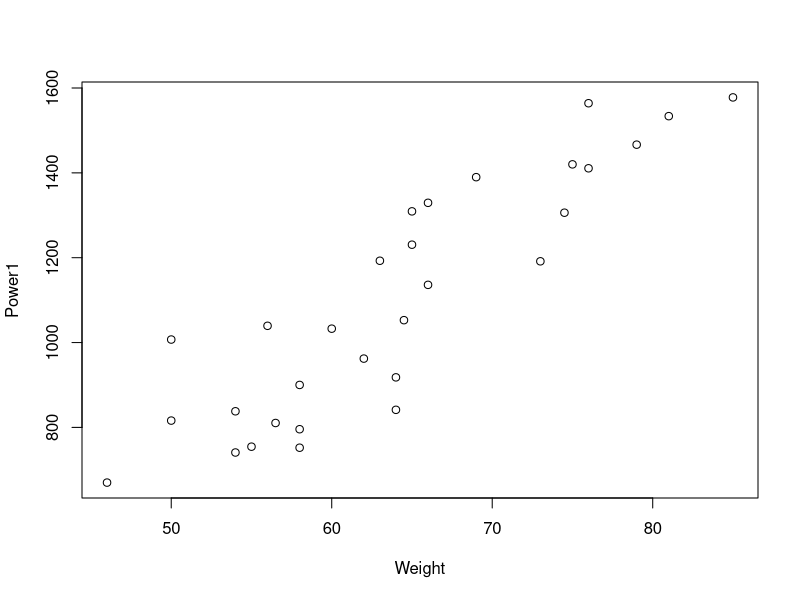
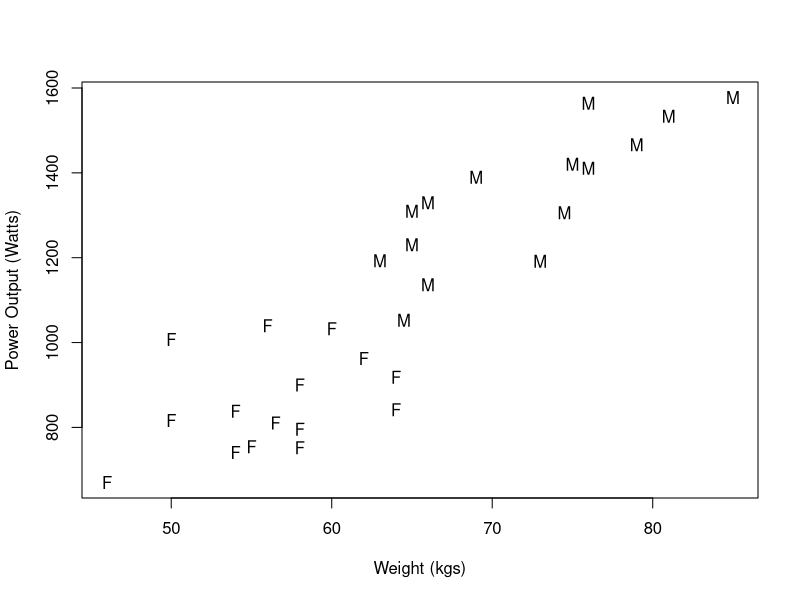
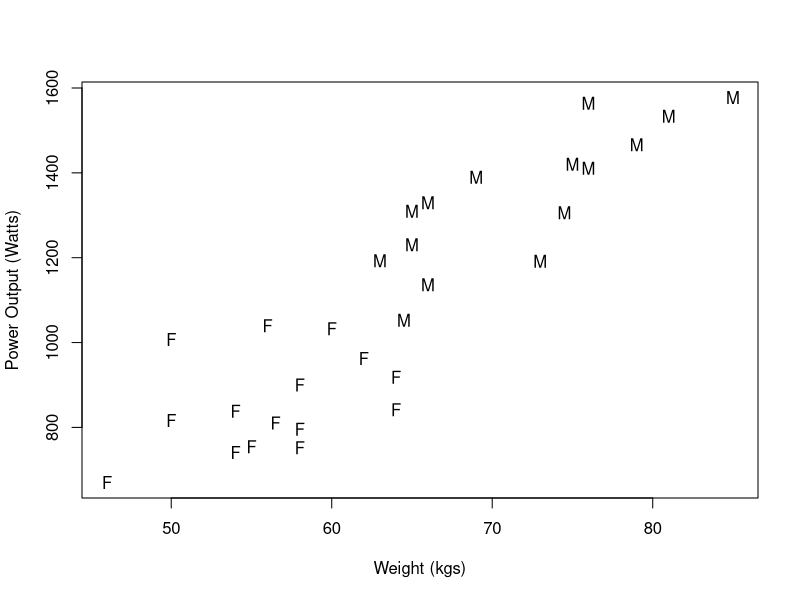

The R source for these figures, in order:
## ---- chunk 1
phys <- read.csv("phys1.csv")
## ---- chunk 2
plot(Power1 ~ Weight, data = phys)
## ---- chunk 3
Gender1 <- as.character(phys$Gender)
## ---- chunk 4
plot(Power1 ~ Weight, data = phys, xlab = "Weight (kgs)", ylab = "Power Output (Watts)", 
     pch = Gender1)
## ---- chunk 5
plot(Power1 ~ Weight, data = phys, xlab = "Weight (kgs)", 
     ylab = "Power Output (Watts)", pch = Gender1)
## ---- chunk 6
Gender2 <- as.numeric(phys$Gender)
## ---- chunk 7
physM <- subset(phys, Gender == "Male", data = phys)
physF <- subset(phys, Gender == "Female", data = phys)
## ---- chunk 8
cor.test(physM$Power1, physM$Weight)
## ---- chunk 9
var  # computes the variance of a given vector
cov  # computes the covariance between the vectors x and y
sum  # returns the sum of the values given
mean # computes the mean of a given vector
sqrt # computes the square-root of a given vector
